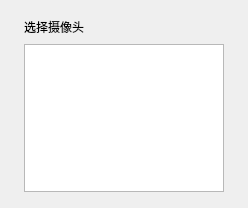
<?xml version="1.0" encoding="UTF-8"?>
<ui version="4.0">
 <class>CamDeviceList</class>
 <widget class="QDialog" name="CamDeviceList">
  <property name="geometry">
   <rect>
    <x>0</x>
    <y>0</y>
    <width>248</width>
    <height>208</height>
   </rect>
  </property>
  <property name="windowTitle">
   <string>CamDeviceList</string>
  </property>
  <layout class="QGridLayout" name="gridLayout">
   <property name="leftMargin">
    <number>16</number>
   </property>
   <property name="topMargin">
    <number>16</number>
   </property>
   <property name="rightMargin">
    <number>16</number>
   </property>
   <property name="bottomMargin">
    <number>16</number>
   </property>
   <item row="0" column="0">
    <spacer name="horizontalSpacer">
     <property name="orientation">
      <enum>Qt::Horizontal</enum>
     </property>
     <property name="sizeHint" stdset="0">
      <size>
       <width>9</width>
       <height>20</height>
      </size>
     </property>
    </spacer>
   </item>
   <item row="0" column="1">
    <layout class="QVBoxLayout" name="verticalLayout">
     <item>
      <widget class="QLabel" name="label">
       <property name="sizePolicy">
        <sizepolicy hsizetype="Fixed" vsizetype="Fixed">
         <horstretch>0</horstretch>
         <verstretch>0</verstretch>
        </sizepolicy>
       </property>
       <property name="minimumSize">
        <size>
         <width>91</width>
         <height>22</height>
        </size>
       </property>
       <property name="maximumSize">
        <size>
         <width>91</width>
         <height>22</height>
        </size>
       </property>
       <property name="text">
        <string>选择摄像头</string>
       </property>
      </widget>
     </item>
     <item>
      <widget class="QListWidget" name="listWidget">
       <property name="sizePolicy">
        <sizepolicy hsizetype="Fixed" vsizetype="Expanding">
         <horstretch>0</horstretch>
         <verstretch>0</verstretch>
        </sizepolicy>
       </property>
       <property name="minimumSize">
        <size>
         <width>200</width>
         <height>0</height>
        </size>
       </property>
       <property name="maximumSize">
        <size>
         <width>200</width>
         <height>16777215</height>
        </size>
       </property>
      </widget>
     </item>
    </layout>
   </item>
   <item row="0" column="2">
    <spacer name="horizontalSpacer_2">
     <property name="orientation">
      <enum>Qt::Horizontal</enum>
     </property>
     <property name="sizeHint" stdset="0">
      <size>
       <width>9</width>
       <height>20</height>
      </size>
     </property>
    </spacer>
   </item>
  </layout>
 </widget>
 <layoutdefault spacing="6" margin="11"/>
 <resources/>
 <connections/>
</ui>
